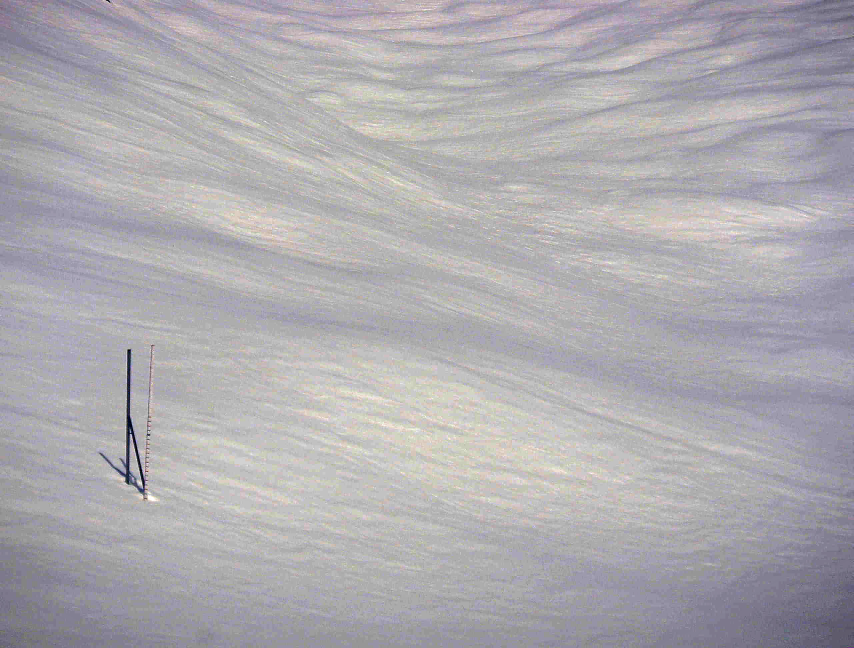
#> input picture Optimization/field 1-2.jpg, 2560 x 1944 px (shown at 1/3 size)
$ jupyter execute --allow-errors reference.ipynb   (older library calls are emulated)
#> lines starting #> are read from the running program, lines starting #| are printed output that depends on the picture; after the words box and inside, x2 and y2 are one past the last pixel; in counts of white or black regions, pixels touching at a corner belong together
[cell 1]
import numpy as np
import cv2
                # we will read the image directly as a grayscale image
#img = cv2.imread('reference 1.jpg', cv2.IMREAD_UNCHANGED) # gaussian filter is not used explicitly as it is already included in the canny function itself
img = cv2.imread('field 1-2.jpg', cv2.IMREAD_UNCHANGED)
#> img is the input picture: shape (1944, 2560, 3); mean B, G, R 176, 171.6, 173.9
roi = img[900:1650, 350:550]
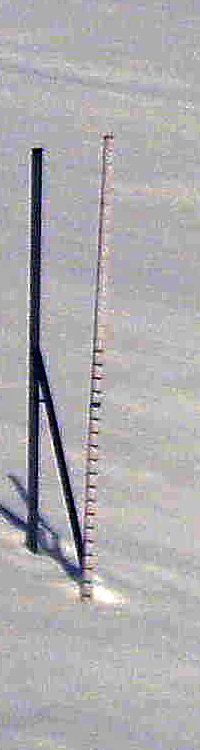
#> roi: shape (750, 200, 3); mean B, G, R 174.2, 171.8, 173.3
roi = cv2.GaussianBlur(roi,(5,5),0)
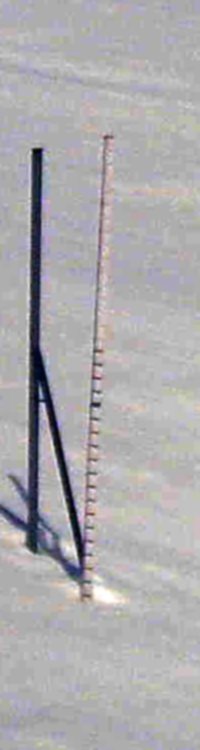
#> roi: shape (750, 200, 3); mean B, G, R 174.2, 171.8, 173.3
roi2 = roi.copy()
roi = cv2.cvtColor(roi, cv2.COLOR_BGR2GRAY)
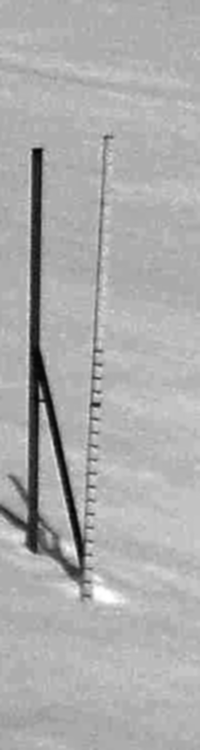
#> roi: shape (750, 200); min 2, max 255, mean 172.5

#b,g,r = cv2.split(roi)
#roi = cv2.Sobel(roi,cv2.CV_8U,1,1)
#roi = cv2.adaptiveThreshold(roi,255,cv2.ADAPTIVE_THRESH_GAUSSIAN_C,cv2.THRESH_BINARY,15,15)
roi = cv2.Canny(roi,200,550,3)
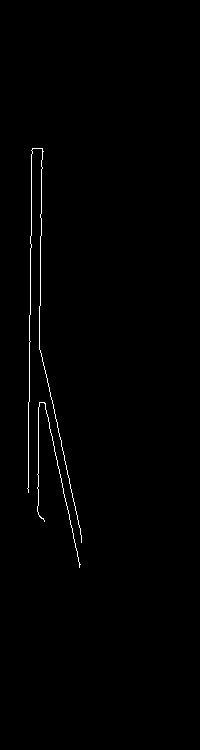
#> roi: shape (750, 200); 0.7% white in thin lines or dots, all inside (x1, y1, x2, y2) = (27, 148, 82, 568)

[cell 2]
img.shape
#> Out = (1944, 2560, 3)

[cell 3]
lines = cv2.HoughLinesP(roi,1,np.pi/180,200,maxLineGap = 80)  # HoughLines function gives an output of a 2d-array containing rho and theta values for the corresponding line equations which crossed the vote limit of 200.
#> lines = None
#> (the rest of this cell did not finish here and is left out)

[cell 4]
cv2.line(roi2, (81,683), (89,415), (0,255,0), 1)
pixel_length = (8**2 + 268**2)**0.5
cv2.putText(roi2, str(pixel_length/2), (95,550), cv2.FONT_HERSHEY_SIMPLEX, 0.5, (0,255,0), 2)
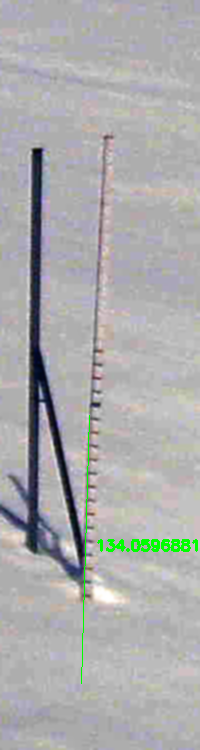
#> roi2: shape (750, 200, 3); mean B, G, R 172.9, 172.4, 172
pixel_length

$ run again, with Optimization/field 1-3.jpg copied over Optimization/field 1-2.jpg
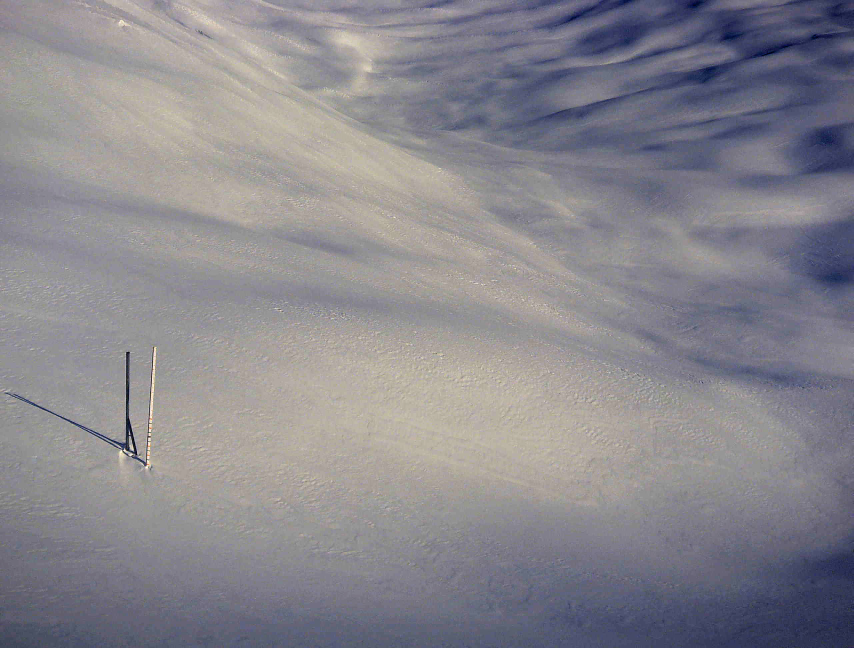
#> input picture Optimization/field 1-3.jpg, 2560 x 1944 px (shown at 1/3 size)
#> img is the input picture: shape (1944, 2560, 3); mean B, G, R 141.5, 134.9, 136.9
#> `roi = cv2.Canny(roi,200,550,3)`:
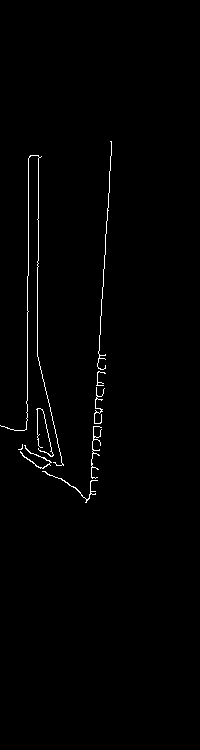
#> roi: shape (750, 200); 0.98% white in thin lines or dots, all inside (x1, y1, x2, y2) = (0, 141, 112, 503)
#> lines = None
#> `cv2.putText(roi2, str(pixel_length/2), (95,550), cv2.FONT_HERSHEY_SIMP..`:
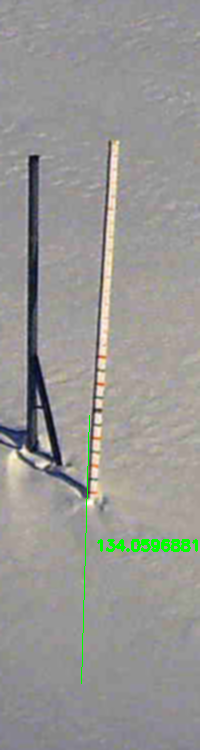
#> roi2: shape (750, 200, 3); mean B, G, R 147.9, 150.9, 151.7
